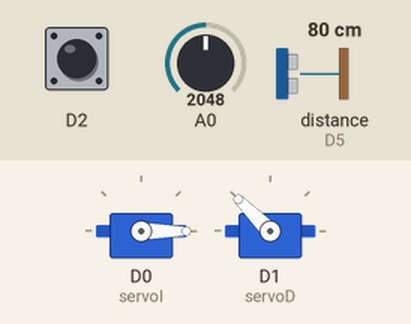
This sketch was run on a simulated Particle Photon. On the bench: 2 × servo. Wiring (inferred from the names in the program): ultrasonic range finder: trigger D4; echo D5. The inputs (shaded band) are chosen by the test bench; at power-on: D2 HIGH, A0 = 2048, distance to the obstacle (sensor on D5) 80 cm. The echo pulse lasts 58.3 µs per cm.

Above: at 2.2 s.
2.3 s: D2 pulled LOW for 0.15 s
At 3.0 s:
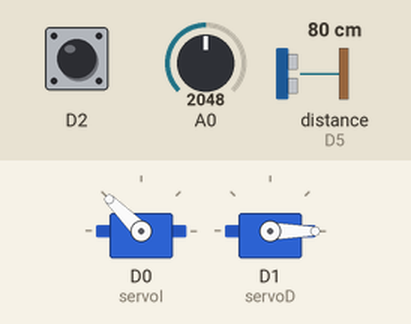
At 11.1 s:
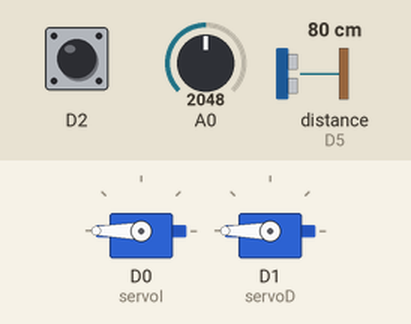
Timing chart, 0 to 11.4 s (numbered marks = the images above; inputs shaded):
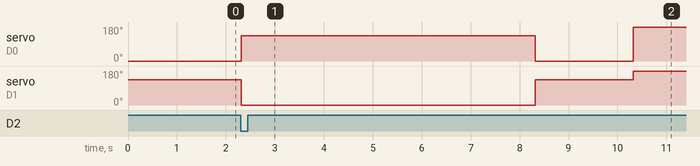

The sketch:

proyectofinalimpiado.ino
```cpp
// This #include statement was automatically added by the Particle IDE.

Servo servoI;
Servo servoD;

// Temperatura
double lectura = 0;
double gradosC = 0;
double voltaje = 0;
double mvolts = 0;

// Proximidad techo - puerta
int trigPin = D4;
int echoPin = D5;

int maxDist = 200;
int minDist = 0;

double distCm = 0.0;
double distIn = 0.0;


bool flag = 0;
int pos = 0;

//int trigPinD = D5;
//int echoPinD = D6;
bool abierta = false;


void setup() {


    pinMode(D0, OUTPUT);
    pinMode(D1, OUTPUT);
    pinMode(D2, INPUT_PULLUP);

    pinMode(echoPin, INPUT);
    pinMode(trigPin, OUTPUT);

    Particle.variable("gradosC", &gradosC, DOUBLE);

    // Puertas
    servoI.attach(D0);
    servoD.attach(D1);

    // Cerradas por defecto
    servoI.write(0);
    servoD.write(135);
    delay(1000);
    servoI.detach();
    servoD.detach();

    Serial.begin(9600);

}

void loop() {

    // Temperatura
    lectura = analogRead(A0);

    voltaje = (lectura * 3.3) / 4095;

    mvolts = (voltaje * 1000.0); //0 - 3300mv

    gradosC = (mvolts * 1.0) / 10.0;

    if (digitalRead(D2) == LOW) {
        if (abierta == false) {
            abierta = true;
            abrirPuerta();
            delay(5000);
        }
        if (abierta == true) {
            abierta = false;
            cerrarPuerta();
            delay(1000);
        }
        {
            pos = 180;
        }
        servoI.attach(D0);
        servoD.attach(D1);
        servoI.write(pos);
        servoD.write(pos);
        delay(1000);
        servoI.detach();
        servoD.detach();

        flag =! flag;
    }


    // Proximidad puerta
    distCm = getDistanceCM();
    Particle.publish("Distance-CM", String(distCm));

    if (distCm < 20) {
        if (abierta = false) {
            abierta = true;
            abrirPuerta();
            delay(5000);
            abierta = false;
            cerrarPuerta();
        }
    }

    Particle.function("casita", acceso);
}

// HTML
int acceso(String parametro) {
    if(parametro == "on" ) {
        abrirPuerta();
        delay(5000);
        return 1;
    } else if(parametro == "off") {
        cerrarPuerta();
        return 0;
    } else {
        return -1;
    }
}

void abrirPuerta() {
    servoI.attach(D0);
    servoD.attach(D1);
    servoI.write(135);
    servoD.write(0);
    delay(1000);
    servoI.detach();
    servoD.detach();
}

void cerrarPuerta() {
    servoI.attach(D0);
    servoD.attach(D1);
    servoI.write(0);
    servoD.write(135);
    delay(1000);
    servoI.detach();
    servoD.detach();
}


double getDistanceCM()
{
    sendTriggerPulse(trigPin);
    waitForEcho(echoPin, HIGH, 100);
    long startTime = micros();
    waitForEcho(echoPin, LOW, 100);
    long endTime = micros();
    long duration = endTime - startTime;
    double distance = duration / 29.0 / 2.0;
    if (distance < minDist || distance > maxDist)
    {
        return -1;
    }
    return distance;
}

void sendTriggerPulse(int pin)
{
    digitalWrite(pin, HIGH);
    delayMicroseconds(10);
    digitalWrite(pin, LOW);
}

void waitForEcho(int pin, int value, long timeout)
{
    long giveupTime = millis() + timeout;
    while (digitalRead(pin) != value && millis() < giveupTime)
    {
    }
}
```

Measured:
- after the input at 2.3 s, servo on D0 (servoI): 0° → 135° at once, → 0° 6.0 s later, → 180° 2.0 s later; servo on D1 (servoD): 135° → 0° at once, → 135° 6.0 s later, → 180° 2.0 s later
